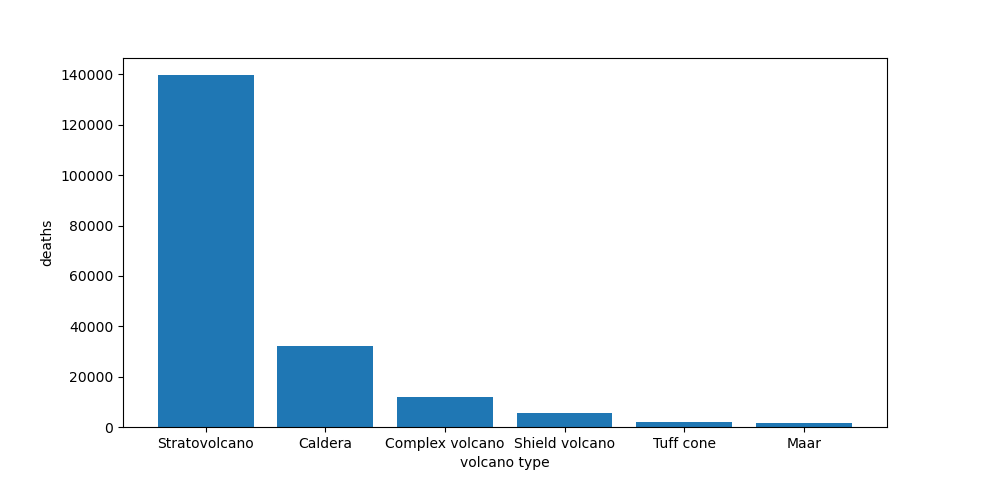

This figure's Python source:
import matplotlib.pyplot as plt
import pandas as pd

bd = pd.read_csv('../volcano.csv', header=(0))
dictionary = {}
for x in set(bd.Type):
    deaths = bd['DEATHS'][bd['Type'] == x].sum()
    if deaths != 0 and deaths > 1000:
        dictionary[x] = deaths

plt.bar({k: v for k, v in sorted(dictionary.items(), key=lambda item: item[1], reverse=True)}.keys(), 
        {k: v for k, v in sorted(dictionary.items(), key=lambda item: item[1], reverse=True)}.values())
plt.xlabel('volcano type')
plt.ylabel('deaths')
plt.show()
